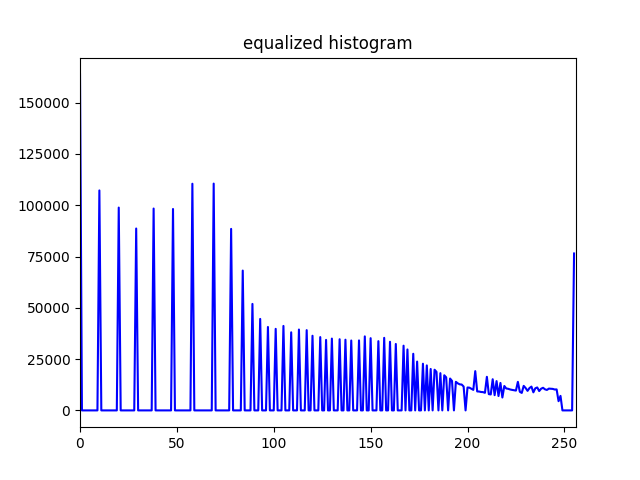
#> input picture image_processing/qc_381/hw2/q2/equal_histo.png, 640 x 480 px, given in place of underexposed.jpg, which was not available
$ python q1.py
#> lines starting #> are read from the running program, lines starting #| are printed output that depends on the picture; pictures that were not available may be replaced by others from this repository, and a replacement may not be noted
import cv2
import numpy as np
import matplotlib.pyplot as plt
#<input> img:  gray scale image
#<output>:     normalize gray scale image(int 32)
def normalize(img):
    (rows, cols) = (len(img), len(img[0]))
    flat_img     = np.ravel(img)
    (low, high) = (min(flat_img),max(flat_img))
    ret_img = np.zeros((rows,cols),'float32')
    for i in range(rows):
        for j in range(cols):
                ret_img[i,j] = (img[i,j] - low) / (high - low)
                assert ret_img[i,j] >= 0 and ret_img[i,j] <= 1
    return ret_img

#input  <img>:   gray level img
#input  <g>:     the power of gamma transformation
#output :        gray scale img after gamma transformation
def gamma_trans(img, g, level):
    img = normalize(img);
    (rows, cols) = (len(img), len(img[0]))
    ret_img = np.zeros((rows,cols), 'int32')
    c = 1;
    for i in range(rows):
        for j in range(cols):
            ret_img[i,j] = int(c * pow(img[i,j],g) * 255)
            assert ret_img[i,j] >= 0 and ret_img[i,j] < level, f"invalid value == {ret_img[i,j]}"
    return ret_img

#input <img>:   gray level img
#input <level>: pixel quantization level
#output:        histogram of img
def calHist(img, level):
    hist = np.zeros(level)
    (rows, cols) = (len(img), len(img[0]))
    for i in range(rows):
        for j in range(cols):
            hist[img[i,j]] += 1
    return hist

#input <hist>:   histogram of gray image
#input <color>:  color for line plot
#output:         save plot to current folder
def plot_save(i, title, path, hist, color, level):
    plt.figure(i)
    plt.xlim([0,level])
    plt.title(title)
    plt.plot(hist, color = color)
    plt.savefig(path)

def main():
    underexposed = cv2.cvtColor(cv2.imread('./orig_images/underexposed.jpg'), cv2.COLOR_BGR2GRAY)
#> underexposed: shape (480, 640); min 0, max 255, mean 239.8
    overexposed = cv2.cvtColor(cv2.imread('./orig_images/overexposed.jpg'), cv2.COLOR_BGR2GRAY)
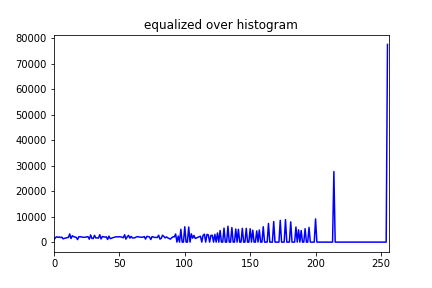
#> input picture image_processing/qc_381/hw2/q2/equal_over_histo.png, 432 x 288 px, given in place of overexposed.jpg, which was not available
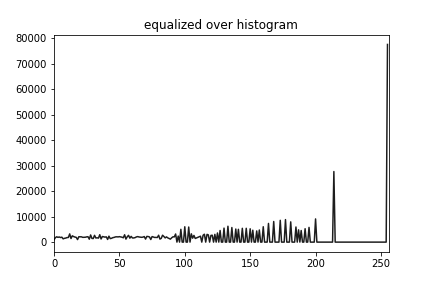
#> overexposed: shape (288, 432); min 0, max 255, mean 246.6
    g_underexposed = gamma_trans(underexposed,0.4,256)
#> in normalize, `(rows, cols) = (len(img), len(img[0]))`: rows = 480; cols = 640
#> in normalize, `(low, high) = (min(flat_img),max(flat_img))`: low = 0; high = 255
#> in gamma_trans, `(rows, cols) = (len(img), len(img[0]))`: rows = 480; cols = 640
#> after the loop in gamma_trans, `for i in range(rows):`:
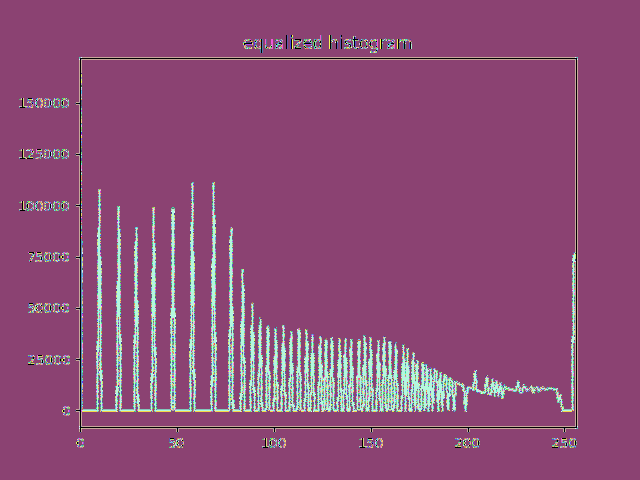
#> ret_img: shape (480, 640) int32; 173 distinct labels, from 0 to 255; one colour per label, 0 black
    g_overexposed = gamma_trans(overexposed,6,256)
#> call 2 of gamma_trans, with g = 6, level = 256
#> in gamma_trans (call 2), `(rows, cols) = (len(img), len(img[0]))`: rows = 288; cols = 432
#> after the loop in gamma_trans (call 2), `for i in range(rows):`:
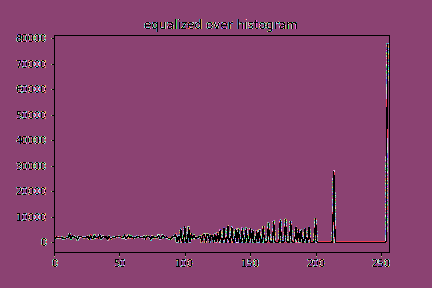
#> ret_img: shape (288, 432) int32; 107 distinct labels, from 0 to 255; one colour per label, 0 black

    plot_save(1,"orig_under","./orig_under.png",calHist(underexposed,256),'r',256)
#> in calHist, `(rows, cols) = (len(img), len(img[0]))`: rows = 480; cols = 640
#> in plot_save, `plt.savefig(path)`:
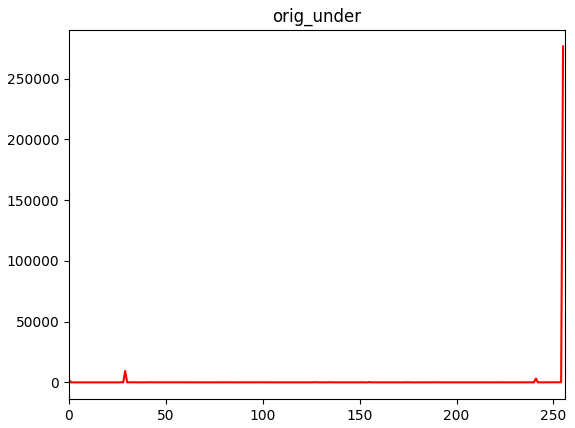
#> figure drawn by matplotlib, 1 panel; curve peaks at x = 255, y = 276468
    plot_save(2,"orig_over","./orig_over.png",calHist(overexposed,256),'g',256)
#> call 2 of plot_save, with i = 2, title = 'orig_over', path = './orig_over.png', hist = array of shape (256,), color = 'g', level = 256
#> in plot_save (call 2), `plt.savefig(path)`:
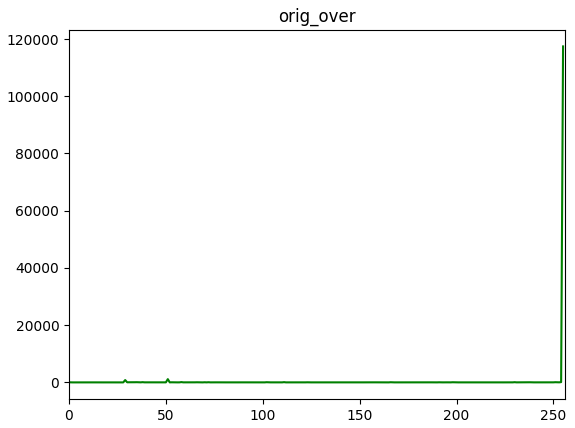
#> figure drawn by matplotlib, 1 panel; curve peaks at x = 255, y = 117419
    plot_save(3,"corrected_under","./corrected_under.png",calHist(g_underexposed,256),'b',256)
    plot_save(4,"corrected_over","./corrected_over.png",calHist(g_overexposed,256),'k',256)
    cv2.imwrite("gray_underexposed.jpg", underexposed);
    cv2.imwrite("gray_overexposed.jpg", overexposed);
    cv2.imwrite("ret_underexposed.jpg", g_underexposed);
    cv2.imwrite("ret_overexposed.jpg", g_overexposed);
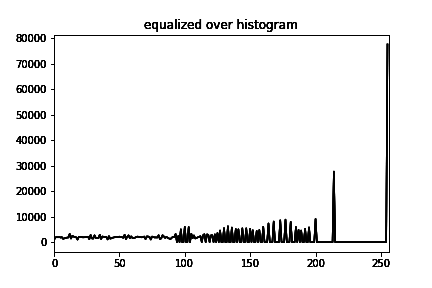
#> saved as ret_overexposed.jpg: shape (288, 432); min 0, max 255, mean 242.4

if __name__ == "__main__" :
     main()
